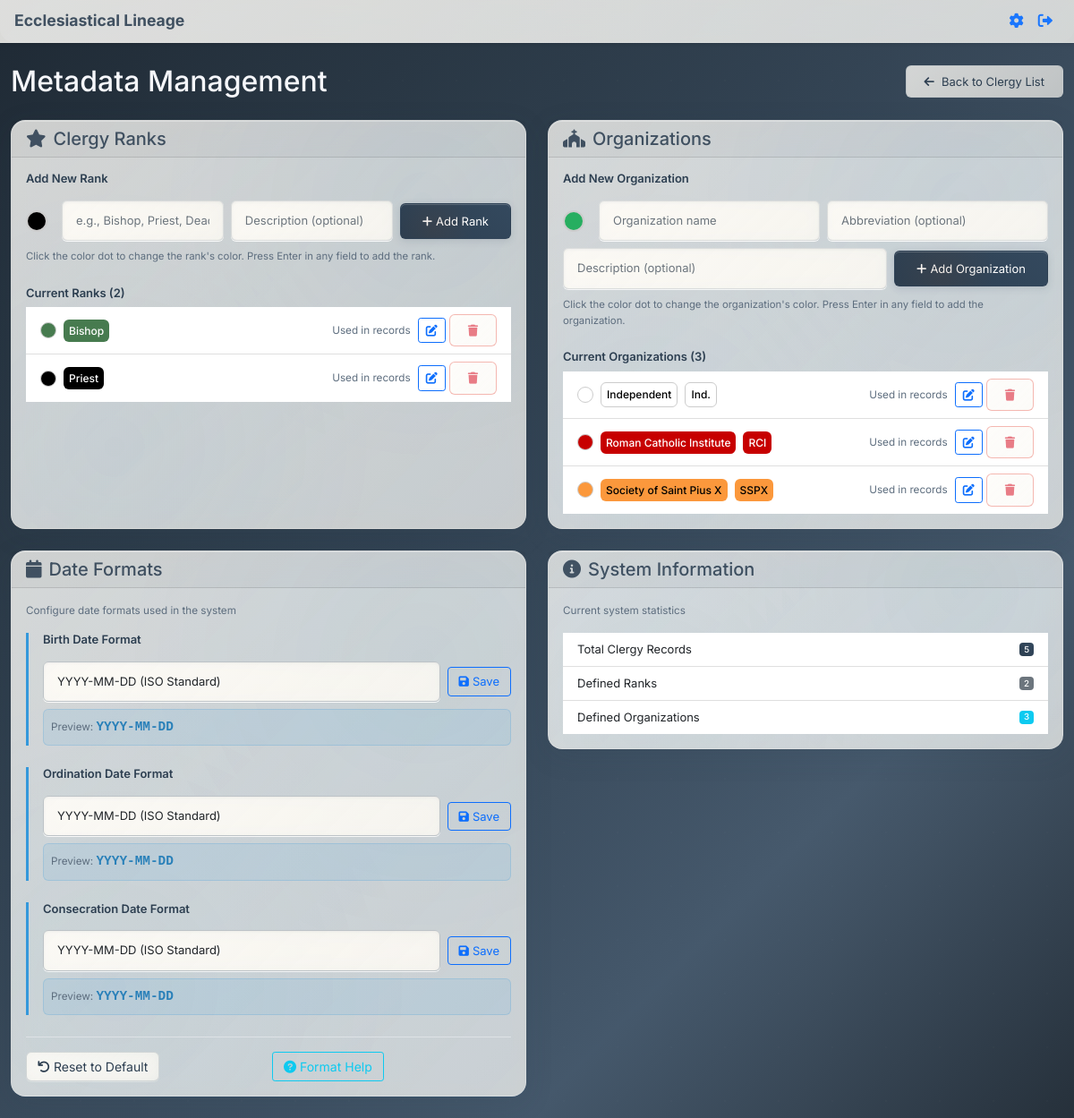
Page /metadata (signed in) on the earlier database version.
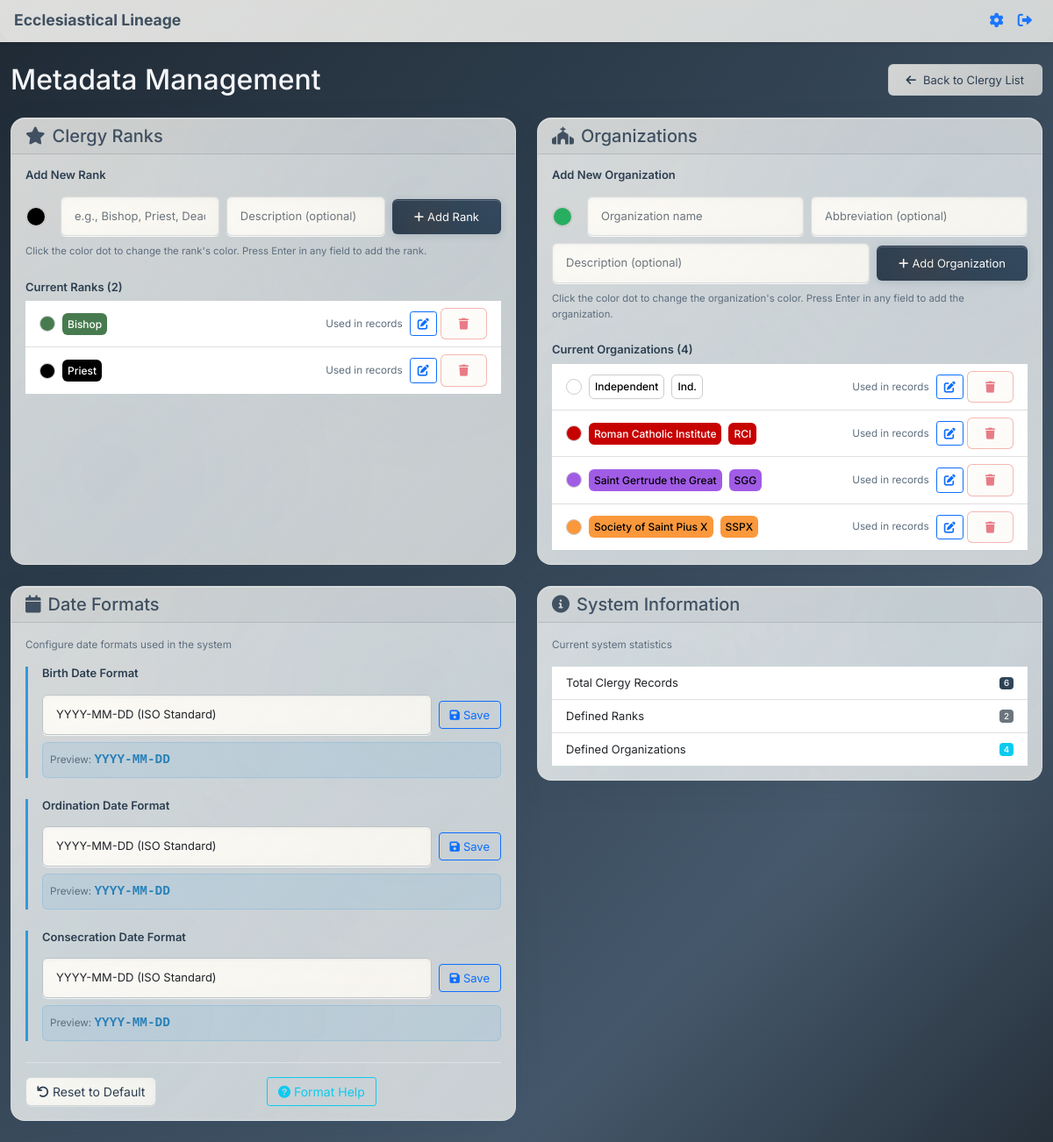
Same page on the later database version.
### app.py (models this page shows, shortened)
class Rank(db.Model):
    id = db.Column(db.Integer, primary_key=True)
    name = db.Column(db.String(100), unique=True, nullable=False)
    description = db.Column(db.Text)
    color = db.Column(db.String(7), nullable=False, default="#000000")
    created_at = db.Column(db.DateTime, default=datetime.utcnow)

class Organization(db.Model):
    id = db.Column(db.Integer, primary_key=True)
    name = db.Column(db.String(200), unique=True, nullable=False)
    abbreviation = db.Column(db.String(20), unique=True)  # Short code for the organization
    description = db.Column(db.Text)
    color = db.Column(db.String(7), nullable=False, default="#27ae60")
    created_at = db.Column(db.DateTime, default=datetime.utcnow)

### app.py (the view)
@app.route('/metadata')
def metadata():
    if 'user_id' not in session:
        flash('Please log in to access metadata.', 'error')
        return redirect(url_for('login'))
    ranks = Rank.query.order_by(Rank.name).all()
    organizations = Organization.query.order_by(Organization.name).all()
    clergy_ranks = db.session.query(Clergy.rank).distinct().filter(Clergy.rank.isnot(None)).all()
    clergy_organizations = db.session.query(Clergy.organization).distinct().filter(Clergy.organization.isnot(None)).all()
    clergy_rank_list = [rank[0] for rank in clergy_ranks]
    clergy_organization_list = [org[0] for org in clergy_organizations]
    return render_template('metadata.html',
                         ranks=ranks,
                         organizations=organizations,
                         clergy_ranks=clergy_rank_list,
                         clergy_organizations=clergy_organization_list)

### app.py (called while the page is built)
def getContrastColor(hexColor):
    if not hexColor or not hexColor.startswith('#'):
        return 'black'
    hex = hexColor.replace('#', '')
    if len(hex) != 6:
        return 'black'
    try:
        r = int(hex[0:2], 16)
        g = int(hex[2:4], 16)
        b = int(hex[4:6], 16)
        luminance = (0.299 * r + 0.587 * g + 0.114 * b) / 255
        return 'white' if luminance <= 0.5 else 'black'
    except (ValueError, IndexError):
        return 'black'

def getBorderStyle(hexColor):
    if not hexColor or not hexColor.startswith('#'):
        return ''
    hex = hexColor.replace('#', '')
    if len(hex) != 6:
        return ''
    try:
        r = int(hex[0:2], 16)
        g = int(hex[2:4], 16)
        b = int(hex[4:6], 16)
        luminance = (0.299 * r + 0.587 * g + 0.114 * b) / 255
        if luminance > 0.8:
            return 'border: 1px solid #ccc;'
        return ''
    except (ValueError, IndexError):
        return ''

### templates/metadata.html (shortened to what the changed rows need)
{% extends "base.html" %}
{% block full_content %}
    <div class="container mt-4">
        <div class="d-flex justify-content-between align-items-center mb-4">
            <h1 class="h2 mb-0">Metadata Management</h1>
        </div>
        <div class="row">
            <div class="col-md-6 mb-4">
                <div class="card h-100">
                    <div class="card-body">
                        <div class="rank-list">
                            {% if ranks %}
                                <div class="list-group list-group-flush" id="ranks-list">
                                    {% for rank in ranks %}
                                    <div class="list-group-item d-flex justify-content-between align-items-center py-2" data-rank-id="{{ rank.id }}">
                                        <div class="d-flex align-items-center">
                                            <span class="color-dot me-2" style="background-color: {{ rank.color or '#000000' }}; width: 18px; height: 18px; border-radius: 50%; display: inline-block; border: 1px solid #ccc;" title="Color: {{ rank.color or '#000000' }}"></span>
                                            <span class="rank-badge" style="background-color: {{ rank.color or '#000000' }}; color: {{ 'white' if getContrastColor(rank.color or '#000000') == 'white' else 'black' }}; padding: 0.25em 0.5em; border-radius: 0.375rem; font-size: 0.75rem; font-weight: 500; {{ getBorderStyle(rank.color or '#000000') }}">{{ rank.name }}</span>
                                        </div>
                                        <div class="d-flex align-items-center">
                                            {% if rank.name in clergy_ranks %}
                                                <small class="text-muted me-2">Used in records</small>
                                            {% endif %}
                                            <button class="btn btn-sm btn-outline-primary me-1" onclick="editRank({{ rank.id }}, '{{ rank.name }}', '{{ rank.description or '' }}', '{{ rank.color or '#000000' }}')" title="Edit rank">
                                                <i class="fas fa-edit"></i>
                                            </button>
                                            <button class="btn btn-sm btn-outline-danger" onclick="deleteRank({{ rank.id }}, '{{ rank.name }}')"
                                                    {% if rank.name in clergy_ranks %}disabled title="Cannot delete - used in clergy records"{% endif %}>
                                                <i class="fas fa-trash"></i>
                                            </button>
                                        </div>
                                    </div>
                                    {% endfor %}
                                </div>
                            {% else %}
                                <p class="text-muted">No ranks defined yet. Add your first rank above.</p>
                            {% endif %}
                        </div>
                    </div>
                </div>
            </div>
            <div class="col-md-6 mb-4">
                <div class="card h-100">
                    <div class="card-body">
                        <div class="organization-list">
                            <h6 class="mb-2">Current Organizations ({{ organizations|length }})</h6>
                            {% if organizations %}
                                <div class="list-group list-group-flush" id="organizations-list">
                                    {% for organization in organizations %}
                                    <div class="list-group-item d-flex justify-content-between align-items-center py-2" data-org-id="{{ organization.id }}">
                                        <div class="d-flex align-items-center">
                                            <span class="color-dot me-2" style="background-color: {{ organization.color or '#27ae60' }}; width: 18px; height: 18px; border-radius: 50%; display: inline-block; border: 1px solid #ccc;" title="Color: {{ organization.color or '#27ae60' }}"></span>
                                            <span class="organization-badge" style="background-color: {{ organization.color or '#27ae60' }}; color: {{ 'white' if getContrastColor(organization.color or '#27ae60') == 'white' else 'black' }}; padding: 0.25em 0.5em; border-radius: 0.375rem; font-size: 0.75rem; font-weight: 500; {{ getBorderStyle(organization.color or '#27ae60') }}">{{ organization.name }}</span>
                                            {% if organization.abbreviation %}
                                                <span class="organization-abbreviation-badge" style="background-color: {{ organization.color or '#27ae60' }}; color: {{ 'white' if getContrastColor(organization.color or '#27ae60') == 'white' else 'black' }}; padding: 0.25em 0.5em; border-radius: 0.375rem; font-size: 0.75rem; font-weight: 500; margin-left: 0.5rem; {{ getBorderStyle(organization.color or '#27ae60') }}">{{ organization.abbreviation }}</span>
                                            {% endif %}
                                        </div>
                                        <div class="d-flex align-items-center">
                                            {% if organization.name in clergy_organizations %}
                                                <small class="text-muted me-2">Used in records</small>
                                            {% endif %}
                                            <button class="btn btn-sm btn-outline-primary me-1" onclick="editOrganization({{ organization.id }}, '{{ organization.name }}', '{{ organization.abbreviation or '' }}', '{{ organization.description or '' }}', '{{ organization.color or '#27ae60' }}')" title="Edit organization">
                                                <i class="fas fa-edit"></i>
                                            </button>
                                            <button class="btn btn-sm btn-outline-danger" onclick="deleteOrganization({{ organization.id }}, '{{ organization.name }}')"
                                                    {% if organization.name in clergy_organizations %}disabled title="Cannot delete - used in clergy records"{% endif %}>
                                                <i class="fas fa-trash"></i>
                                            </button>
                                        </div>
                                    </div>
                                    {% endfor %}
                                </div>
                            {% else %}
                                <p class="text-muted">No organizations defined yet. Add your first organization above.</p>
                            {% endif %}
                        </div>
                    </div>
                </div>
            </div>
        </div>
        <div class="row">
            <div class="col-md-6 mb-4">
                <div class="card">
                    <div class="card-body">
                        <div class="list-group list-group-flush">
                            <div class="list-group-item d-flex justify-content-between align-items-center py-2">
                                <span>Total Clergy Records</span>
                                <span class="badge bg-primary">{{ clergy_ranks|length + clergy_organizations|length }}</span>
                            </div>
                            <div class="list-group-item d-flex justify-content-between align-items-center py-2">
                                <span>Defined Organizations</span>
                                <span class="badge bg-info">{{ organizations|length }}</span>
                            </div>
                        </div>
                    </div>
                </div>
            </div>
        </div>
    </div>
{% endblock %}

Differences in the rows shown:
added Organization: name "Saint Gertrude the Great", abbreviation "SGG", shows "Used in records"
Other differences:
{{ organizations|length }}: "3" → "4"
{{ clergy_ranks|length + clergy_organizations|length }}: "5" → "6"
